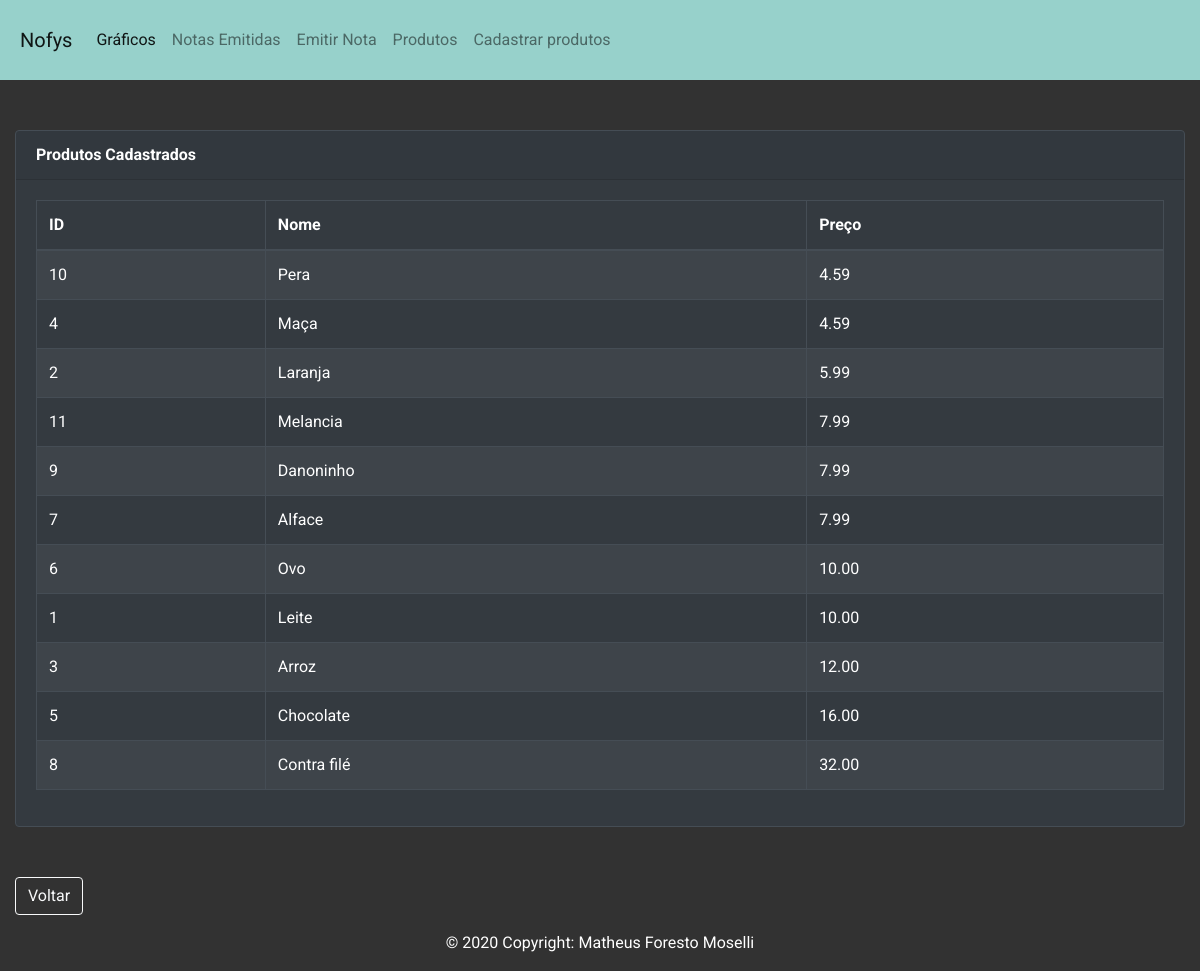
Page /restricted/lista_produtos.php (signed in) on the committed database.
### tables this page shows
CREATE TABLE `produtos` (
  `id` int(11) NOT NULL,
  `nome` varchar(250) DEFAULT NULL,
  `preco` decimal(10,2) DEFAULT NULL
);

### restricted/lista_produtos.php (the view, shortened to what this page needs)
<?php
include '../connect.php';
?>
<!DOCTYPE html>
<html lang="pt-br">
<?php
include 'components/header.php';
?>
<div class="col-sm-12 paddingtop">
    <div class="card">
        <div class="card-header">
            <strong class="card-title">Produtos Cadastrados</strong>
        </div>
        <div class="card-body">
            <table id="bootstrap-data-table-export" class="table table-striped table-bordered table-hover table-dark">
                <thead>
                    <tr>
                        <th>ID</th>
                        <th>Nome</th>
                        <th>Preço</th>
                    </tr>
                </thead>
                <tbody>
                    <?php
                    $consult = "SELECT * FROM produtos order by preco";
                    foreach ($connection->query($consult) as $line) {
                        echo "<tr>";
                        echo "<td>" . $line['id'] . "</td>";
                        echo "<td>" . $line['nome'] . "</td>";
                        echo "<td>" . $line['preco'] . "</td>";
                        echo "</tr>";
                    }
                    ?>
                </tbody>
            </table>
        </div>
    </div>
    <a href="./index.php" class="btn btn-outline-light title">
        Voltar
    </a>
</div>
<?php
include 'components/footer.php';
?>
</body>
</html>

### restricted/components/header.php (shortened to what this page needs)
<head>
    <link href="css/font-face.css" rel="stylesheet" media="all">
    <link href="vendor/font-awesome-4.7/css/font-awesome.min.css" rel="stylesheet" media="all">
    <link href="vendor/font-awesome-5/css/fontawesome-all.min.css" rel="stylesheet" media="all">
    <link href="vendor/mdi-font/css/material-design-iconic-font.min.css" rel="stylesheet" media="all">
    <link href="css/bootstrap-grid.css" rel="stylesheet" media="all">
    <link href="css/bootstrap-reboot.css" rel="stylesheet" media="all">
    <link href="css/bootstrap.css" rel="stylesheet" media="all">
    <link href="css/theme.css" rel="stylesheet" media="all">
</head>
<body class="animsition">
    <div class="page-wrapper">
        <nav class="navbar navbar-expand-lg navbar-light">
            <a class="navbar-brand" href="index.php">Nofys</a>
            <div class="collapse navbar-collapse" id="navbarNav">
                <ul class="navbar-nav">
                    <li class="nav-item active">
                        <a class="nav-link" href="index.php">Gráficos<span class="sr-only">(current)</span></a>
                    </li>
                    <li class="nav-item">
                        <a class="nav-link" href="ver_nf.php">
                            Notas Emitidas
                        </a>
                    </li>
                    <li class="nav-item">
                        <a class="nav-link" href="data_nf.php">Emitir Nota</a>
                    </li>
                    <li class="nav-item">
                        <a class="nav-link" href="lista_produtos.php">Produtos</a>
                    </li>
                    <li class="nav-item">
                        <a class="nav-link" href="form_insere_produto.php">Cadastrar produtos</a>
                    </li>
                </ul>
            </div>
        </nav>

### restricted/components/footer.php (shortened to what this page needs)
<footer class="page-footer font-small blue">
  <div class="footer-copyright text-center py-3">
      © 2020 Copyright: Matheus Foresto Moselli
  </div>
</footer>
</div>

### restricted/css/theme.css (style rules this page uses)
body { color: white; background-color: #323232; font-family: 'Roboto', sans-serif; }
.navbar { padding: 20px; background-color: rgb(151,209,203); }
.title { margin-top: 50px; }
.paddingtop { padding-top: 50px; }
.card { border-color: #454d55; background-color: #343a40; }

### rows in the picture
produtos: id "10", nome "Pera", preco "4.59"
produtos: id "4", nome "Maça", preco "4.59"
produtos: id "2", nome "Laranja", preco "5.99"
produtos: id "11", nome "Melancia", preco "7.99"
produtos: id "9", nome "Danoninho", preco "7.99"
produtos: id "7", nome "Alface", preco "7.99"
produtos: id "6", nome "Ovo", preco "10.00"
produtos: id "1", nome "Leite", preco "10.00"
produtos: id "3", nome "Arroz", preco "12.00"
produtos: id "5", nome "Chocolate", preco "16.00"
produtos: id "8", nome "Contra filé", preco "32.00"
